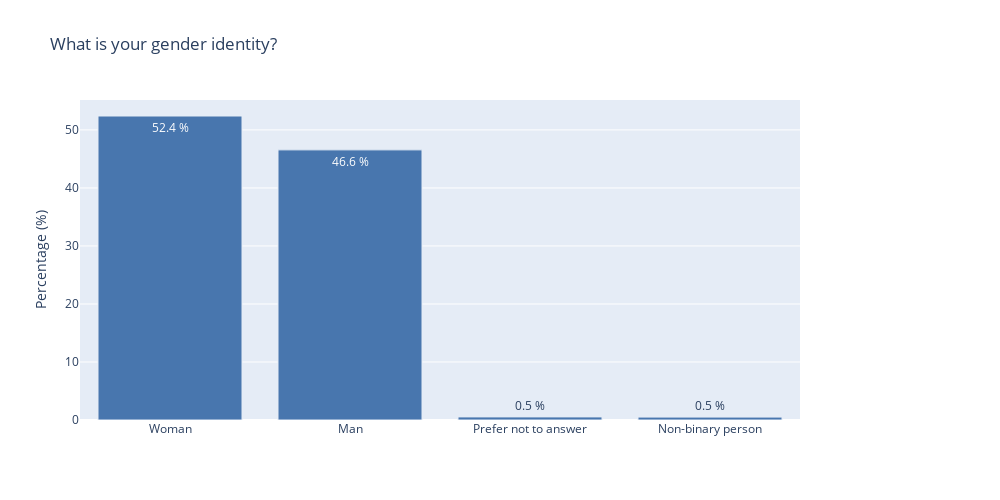
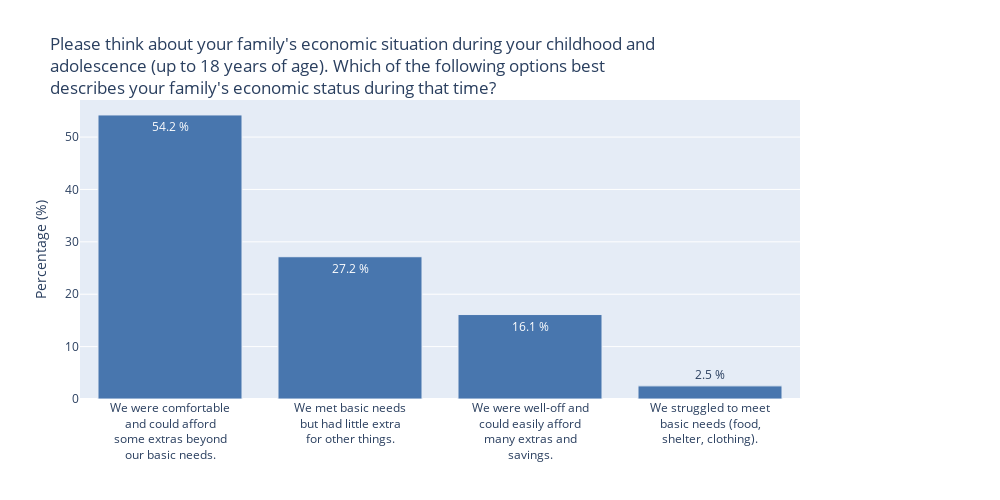
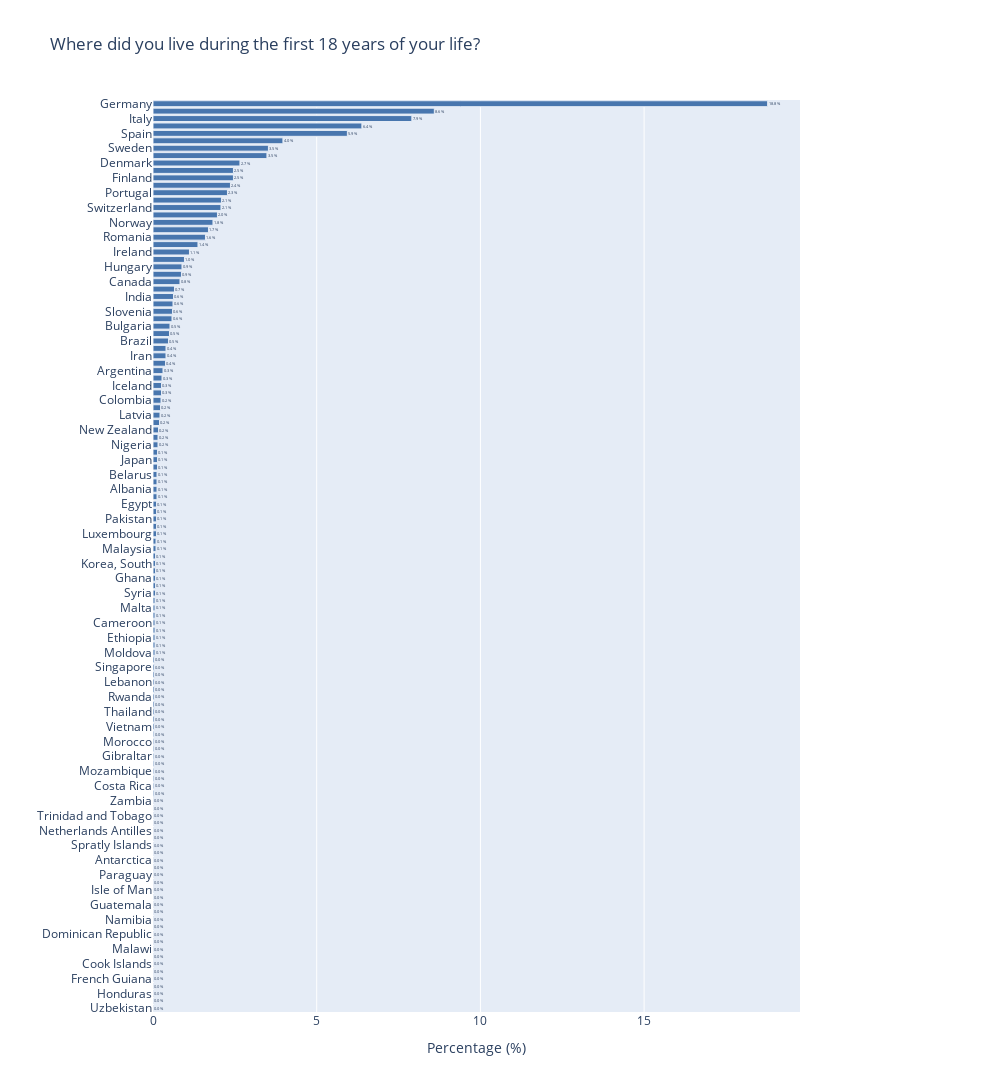

The notebook cell these images were saved under, in order:
### Code cell
df, df_raw = load_survey_data(file_path = "../data/parenthood_test_QSingle.xlsx")

single_choice_question_ids = ["DE2", "DE4", "DE5", "DE6", "DE8", "DE12", "DE17", "DE18", "DE19", "DE20", "DE21", "PL3", "PL5", "PL8", "PL10", "CS2"]
figs = []
for qid in single_choice_question_ids:
    q = SingleChoiceQuestion(qid, df, df_raw)
    fig = q.distribution(display=False)
    figs.append(fig)

for fig in figs:
    if fig is not None:
        fig.show()

### Figure 1 — Plotly figure (JSON) as saved in the notebook; plotly's stock layout.template omitted (floating-point values rounded to 4 significant figures)
{"data": [{"customdata": [3448, 3064, 35, 33], "hovertemplate": "Total responses: %{customdata}<extra></extra>", "legendgroup": "", "marker": {"color": "#4876AE", "line": {"width": 1}, "pattern": {"shape": ""}}, "name": "", "orientation": "v", "showlegend": false, "text": ["52.4 %", "46.6 %", "0.5 %", "0.5 %"], "textposition": "auto", "type": "bar", "x": ["Woman", "Man", "Prefer not to answer", "Non-binary person"], "xaxis": "x", "y": [52.4, 46.57, 0.5319, 0.5015], "yaxis": "y"}], "layout": {"barmode": "relative", "height": 500, "legend": {"tracegroupgap": 0}, "margin": {"r": 200}, "title": {"text": "What is your gender identity?"}, "width": 1000, "xaxis": {"anchor": "y", "categoryarray": ["Woman", "Man", "Prefer not to answer", "Non-binary person"], "categoryorder": "array", "domain": [0, 1], "title": {"text": ""}}, "yaxis": {"anchor": "x", "domain": [0, 1], "title": {"text": "Percentage (%)"}}}}

### Figure 2 — Plotly figure (JSON) as saved in the notebook; plotly's stock layout.template omitted (floating-point values rounded to 4 significant figures)
{"data": [{"customdata": [3548, 1777, 1055, 164], "hovertemplate": "Total responses: %{customdata}<extra></extra>", "legendgroup": "", "marker": {"color": "#4876AE", "line": {"width": 1}, "pattern": {"shape": ""}}, "name": "", "orientation": "v", "showlegend": false, "text": ["54.2 %", "27.2 %", "16.1 %", "2.5 %"], "textposition": "auto", "type": "bar", "x": ["We were comfortable<br>and could afford<br>some extras beyond<br>our basic needs.", "We met basic needs<br>but had little extra<br>for other things.", "We were well-off and<br>could easily afford<br>many extras and<br>savings.", "We struggled to meet<br>basic needs (food,<br>shelter, clothing)."], "xaxis": "x", "y": [54.22, 27.15, 16.12, 2.506], "yaxis": "y"}], "layout": {"barmode": "relative", "height": 500, "legend": {"tracegroupgap": 0}, "margin": {"r": 200}, "title": {"text": "Please think about your family's economic situation during your childhood and<br>adolescence (up to 18 years of age). Which of the following options best<br>describes your family's economic status during that time?"}, "width": 1000, "xaxis": {"anchor": "y", "categoryarray": ["We were comfortable<br>and could afford<br>some extras beyond<br>our basic needs.", "We met basic needs<br>but had little extra<br>for other things.", "We were well-off and<br>could easily afford<br>many extras and<br>savings.", "We struggled to meet<br>basic needs (food,<br>shelter, clothing)."], "categoryorder": "array", "domain": [0, 1], "title": {"text": ""}}, "yaxis": {"anchor": "x", "domain": [0, 1], "title": {"text": "Percentage (%)"}}}}

### Figure 3 — Plotly figure (JSON) as saved in the notebook; plotly's stock layout.template omitted (floating-point values rounded to 4 significant figures)
{"data": [{"customdata": [1230, 563, 518, 418, 389, 260, 231, 228, 174, 161, 161, 155, 149, 137, 136, 129, 120, 111, 105, 90, 73, 63, 58, 57, 54, 43, 41, 40, 39, 38, 34, 33, 31, 26, 26, 25, 20, 18, 17, 17, 16, 15, 14, 13, 11, 10, 10, 9, 9, 9, 8, 8, 8, 8, 7, 7, 7, 7, 7, 6, 6, 5, 5, 5, 5, 5, 5, 4, 4, 4, 4, 4, 4, 4, 4, 3, 3, 3, 3, 3, 3, 3, 3, 3, 3, 2, 2, 2, 2, 2, 2, 2, 2, 2, 1, 1, 1, 1, 1, 1, 1, 1, 1, 1, 1, 1, 1, 1, 1, 1, 1, 1, 1, 1, 1, 1, 1, 1, 1, 1, 1, 1, 1], "hovertemplate": "Total responses: %{customdata}<extra></extra>", "legendgroup": "", "marker": {"color": "#4876AE", "line": {"width": 1}, "pattern": {"shape": ""}}, "name": "", "orientation": "h", "showlegend": false, "text": ["18.8 %", "8.6 %", "7.9 %", "6.4 %", "5.9 %", "4.0 %", "3.5 %", "3.5 %", "2.7 %", "2.5 %", "2.5 %", "2.4 %", "2.3 %", "2.1 %", "2.1 %", "2.0 %", "1.8 %", "1.7 %", "1.6 %", "1.4 %", "1.1 %", "1.0 %", "0.9 %", "0.9 %", "0.8 %", "0.7 %", "0.6 %", "0.6 %", "0.6 %", "0.6 %", "0.5 %", "0.5 %", "0.5 %", "0.4 %", "0.4 %", "0.4 %", "0.3 %", "0.3 %", "0.3 %", "0.3 %", "0.2 %", "0.2 %", "0.2 %", "0.2 %", "0.2 %", "0.2 %", "0.2 %", "0.1 %", "0.1 %", "0.1 %", "0.1 %", "0.1 %", "0.1 %", "0.1 %", "0.1 %", "0.1 %", "0.1 %", "0.1 %", "0.1 %", "0.1 %", "0.1 %", "0.1 %", "0.1 %", "0.1 %", "0.1 %", "0.1 %", "0.1 %", "0.1 %", "0.1 %", "0.1 %", "0.1 %", "0.1 %", "0.1 %", "0.1 %", "0.1 %", "0.0 %", "0.0 %", "0.0 %", "0.0 %", "0.0 %", "0.0 %", "0.0 %", "0.0 %", "0.0 %", "0.0 %", "0.0 %", "0.0 %", "0.0 %", "0.0 %", "0.0 %", "0.0 %", "0.0 %", "0.0 %", "0.0 %", "0.0 %", "0.0 %", "0.0 %", "0.0 %", "0.0 %", "0.0 %", "0.0 %", "0.0 %", "0.0 %", "0.0 %", "0.0 %", "0.0 %", "0.0 %", "0.0 %", "0.0 %", "0.0 %", "0.0 %", "0.0 %", "0.0 %", "0.0 %", "0.0 %", "0.0 %", "0.0 %", "0.0 %", "0.0 %", "0.0 %", "0.0 %", "0.0 %", "0.0 %"], "textposition": "auto", "type": "bar", "x": [18.77, 8.593, 7.906, 6.38, 5.937, 3.968, 3.526, 3.48, 2.656, 2.457, 2.457, 2.366, 2.274, 2.091, 2.076, 1.969, 1.832, 1.694, 1.603, 1.374, 1.114, 0.9615, 0.8852, 0.87, 0.8242, 0.6563, 0.6258, 0.6105, 0.5952, 0.58, 0.5189, 0.5037, 0.4731, 0.3968, 0.3968, 0.3816, 0.3053, 0.2747, 0.2595, 0.2595, 0.2442, 0.2289, 0.2137, 0.1984, 0.1679, 0.1526, 0.1526, 0.1374, 0.1374, 0.1374, 0.1221, 0.1221, 0.1221, 0.1221, 0.1068, 0.1068, 0.1068, 0.1068, 0.1068, 0.09158, 0.09158, 0.07631, 0.07631, 0.07631, 0.07631, 0.07631, 0.07631, 0.06105, 0.06105, 0.06105, 0.06105, 0.06105, 0.06105, 0.06105, 0.06105, 0.04579, 0.04579, 0.04579, 0.04579, 0.04579, 0.04579, 0.04579, 0.04579, 0.04579, 0.04579, 0.03053, 0.03053, 0.03053, 0.03053, 0.03053, 0.03053, 0.03053, 0.03053, 0.03053, 0.01526, 0.01526, 0.01526, 0.01526, 0.01526, 0.01526, 0.01526, 0.01526, 0.01526, 0.01526, 0.01526, 0.01526, 0.01526, 0.01526, 0.01526, 0.01526, 0.01526, 0.01526, 0.01526, 0.01526, 0.01526, 0.01526, 0.01526, 0.01526, 0.01526, 0.01526, 0.01526, 0.01526, 0.01526], "xaxis": "x", "y": ["Germany", "United Kingdom", "Italy", "France", "Spain", "Netherlands", "Sweden", "Poland", "Denmark", "Belgium", "Finland", "United States", "Portugal", "Austria", "Switzerland", "Turkey", "Norway", "Greece", "Romania", "Russia", "Ireland", "Croatia", "Hungary", "Ukraine", "Canada", "Serbia and Montenegro", "India", "Slovakia", "Slovenia", "Australia", "Bulgaria", "China", "Brazil", "Lithuania", "Iran", "Estonia", "Argentina", "Cyprus", "Iceland", "Mexico", "Colombia", "South Africa", "Latvia", "Czech Republic", "New Zealand", "Chile", "Nigeria", "Israel", "Japan", "Macedonia", "Belarus", "Kazakhstan", "Albania", "Ecuador", "Egypt", "Hong Kong", "Pakistan", "Bosnia and Herzegovina", "Luxembourg", "Venezuela", "Malaysia", "Kenya", "Korea, South", "Peru", "Ghana", "Taiwan", "Syria", "Algeria", "Malta", "Cuba", "Cameroon", "Philippines", "Ethiopia", "Zimbabwe", "Moldova", "Bolivia", "Singapore", "Indonesia", "Lebanon", "Armenia", "Rwanda", "Georgia", "Thailand", "Azerbaijan", "Vietnam", "Jordan", "Morocco", "Bangladesh", "Gibraltar", "Congo, Democratic Republic of the", "Mozambique", "Uruguay", "Costa Rica", "Iraq", "Zambia", "Sri Lanka", "Trinidad and Tobago", "Andorra", "Netherlands Antilles", "Mauritius", "Spratly Islands", "Guyana", "Antarctica", "Puerto Rico", "Paraguay", "Tanzania", "Isle of Man", "Djibouti", "Guatemala", "Burkina Faso", "Namibia", "Faroe Islands", "Dominican Republic", "United Arab Emirates", "Malawi", "Reunion", "Cook Islands", "West Bank", "French Guiana", "Guernsey", "Honduras", "Jersey", "Uzbekistan"], "yaxis": "y"}], "layout": {"barmode": "relative", "height": 3690, "legend": {"tracegroupgap": 0}, "margin": {"r": 200}, "title": {"text": "Where did you live during the first 18 years of your life?"}, "width": 1000, "xaxis": {"anchor": "y", "domain": [0, 1], "title": {"text": "Percentage (%)"}}, "yaxis": {"anchor": "x", "categoryarray": ["Uzbekistan", "Jersey", "Honduras", "Guernsey", "French Guiana", "West Bank", "Cook Islands", "Reunion", "Malawi", "United Arab Emirates", "Dominican Republic", "Faroe Islands", "Namibia", "Burkina Faso", "Guatemala", "Djibouti", "Isle of Man", "Tanzania", "Paraguay", "Puerto Rico", "Antarctica", "Guyana", "Spratly Islands", "Mauritius", "Netherlands Antilles", "Andorra", "Trinidad and Tobago", "Sri Lanka", "Zambia", "Iraq", "Costa Rica", "Uruguay", "Mozambique", "Congo, Democratic Republic of the", "Gibraltar", "Bangladesh", "Morocco", "Jordan", "Vietnam", "Azerbaijan", "Thailand", "Georgia", "Rwanda", "Armenia", "Lebanon", "Indonesia", "Singapore", "Bolivia", "Moldova", "Zimbabwe", "Ethiopia", "Philippines", "Cameroon", "Cuba", "Malta", "Algeria", "Syria", "Taiwan", "Ghana", "Peru", "Korea, South", "Kenya", "Malaysia", "Venezuela", "Luxembourg", "Bosnia and Herzegovina", "Pakistan", "Hong Kong", "Egypt", "Ecuador", "Albania", "Kazakhstan", "Belarus", "Macedonia", "Japan", "Israel", "Nigeria", "Chile", "New Zealand", "Czech Republic", "Latvia", "South Africa", "Colombia", "Mexico", "Iceland", "Cyprus", "Argentina", "Estonia", "Iran", "Lithuania", "Brazil", "China", "Bulgaria", "Australia", "Slovenia", "Slovakia", "India", "Serbia and Montenegro", "Canada", "Ukraine", "Hungary", "Croatia", "Ireland", "Russia", "Romania", "Greece", "Norway", "Turkey", "Switzerland", "Austria", "Portugal", "United States", "Finland", "Belgium", "Denmark", "Poland", "Sweden", "Netherlands", "Spain", "France", "Italy", "United Kingdom", "Germany"], "categoryorder": "array", "domain": [0, 1], "title": {"text": ""}}}}
